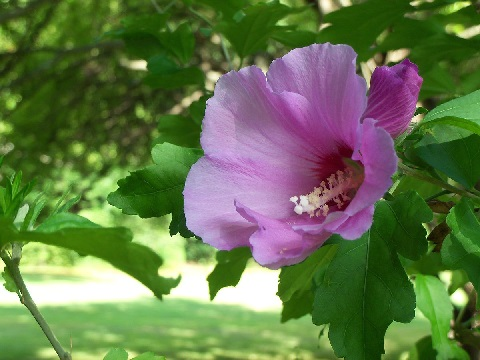
#> input picture Assignment1/Rose.jpg, 480 x 360 px, found by its file name
$ jupyter execute 'color to grayscale.ipynb'
#> lines starting #> are read from the running program, lines starting #| are printed output that depends on the picture
#> further down, img is the input picture: shape (360, 480, 3); mean B, G, R 74, 117.9, 99.5
Basic operations in image processing

Convert color image to greyscale image using list of comprehension method and plot processing time comparison with another methods.

[cell 1]
#method 1: list of comprehension method

import cv2
import matplotlib.pyplot as plt
import time
import numpy as np                                       #Importing the libraries

def loc_gbr2gray(img):
    list=[]
    x,y,z = img.shape
#> x = 360; y = 480; z = 3
    img_temp=np.copy(img)
    img_temp[:,:,0]= 0.21*img[:,:,0]
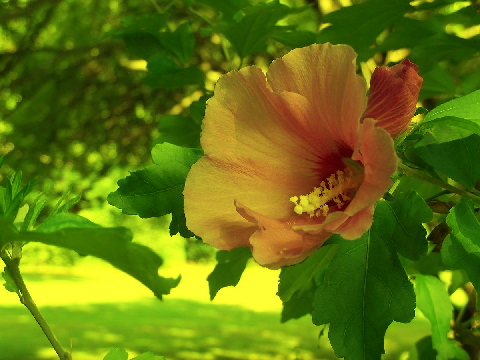
#> img_temp: shape (360, 480, 3); mean B, G, R 15.1, 117.9, 99.5
    img_temp[:,:,1]= 0.71*img[:,:,1]
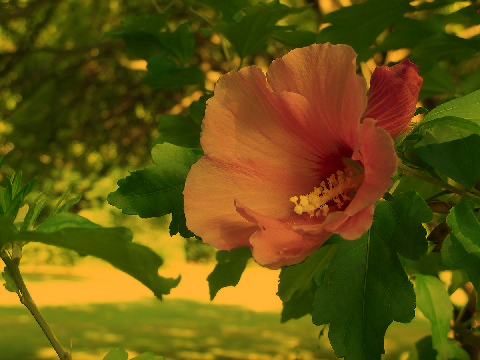
#> img_temp: shape (360, 480, 3); mean B, G, R 15.1, 83.2, 99.5
    img_temp[:,:,2]= 0.07*img[:,:,2]
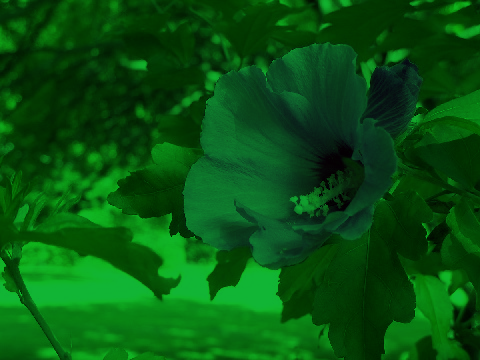
#> img_temp: shape (360, 480, 3); mean B, G, R 15.1, 83.2, 6.5
    list.append([p[0]+p[1]+p[2] for i in range(x) for p in img_temp[i]])
    new= np.asarray(list, dtype=np.uint8)
    new = np.reshape(new, [x,y])
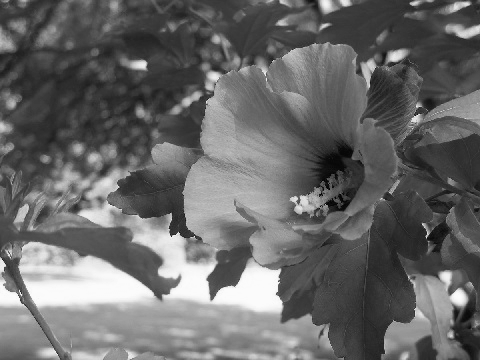
#> new: shape (360, 480); min 2, max 251, mean 104.7
    return new

img= cv2.imread('C:\\Users\mayan\Downloads\Rose.jpg')    #Importing the image
plt.imshow(img)
plt.title('Input BGR color image')
plt.show()
t1=time.time()
new=loc_gbr2gray(img)
t_loc=time.time()
print("time taken for bgr to gray list of comprehension method:", t_loc - t1)
cv2.imwrite('C:\\Users\mayan\Downloads\greyscale_rose.jpg',new)
imggr = cv2.imread('C:\\Users\mayan\Downloads\greyscale_rose.jpg')
#> imggr: shape (360, 480, 3); min 0, max 255, mean 104.7
plt.imshow(imggr)
plt.title('output greyscale image list of comprehension method')
plt.show()


# Method 2: using for loops , formula used for converting : intensity = 0.21*r + 0.71*g + 0.07*b
prop = img.shape
#> prop = (360, 480, 3)
t2=time.time()
for i in range(prop[0]):
    for j in range( prop[1]):
        img[i][j] = 0.07*img[i][j][2] + 0.71*img[i][j][1] + 0.21*img[i][j][0]
t3=time.time()
t_forloop=t3-t2
print("time taken for bgr to grey using for loop :",t_forloop)
cv2.imwrite('C:\\Users\mayan\Downloads\greyscale_rose.jpg',img)
plt.imshow(img)
plt.title('output greyscale image: for loop method')
plt.show()

# Method 3: using library function: cv2.COLOR_BGR2GREY
t4=time.time()
grey_img = cv2.cvtColor(img,cv2.COLOR_BGR2GRAY)
t5=time.time()
t_cv2=t5-t4
print("time taken for bgr to grey using cv2 library function:",t_cv2)
plt.imshow(grey_img)
plt.title('output greyscale image:cv2 method')
plt.show()

#method 3: simple mean method
t6=time.time()
img_sm=np.mean(img,axis=2)
t7=time.time()
t_mean=t7-t6
print("time taken for bgr to greyscale using simple mean method:",t_mean)
plt.imshow(img_sm)
plt.title('output greyscale image: SM method')
plt.show()

#Comparing processing times of different methods for bgr to gray scale conversion
x=['for loop method','list of comprehension','cv2 library method','simple mean method']
process_times=[t_forloop,t_loc,t_cv2,t_mean]
x_pos=[i for i in range(len(x))]
#> x_pos = [0, 1, 2, 3]
plt.bar(x_pos,process_times,color='red')
plt.xlabel('   <------METHOD------>   ')
plt.ylabel('   <-----processing times----->   ')
plt.title('processing times vs methods')
plt.xticks(x_pos,x)
plt.show()
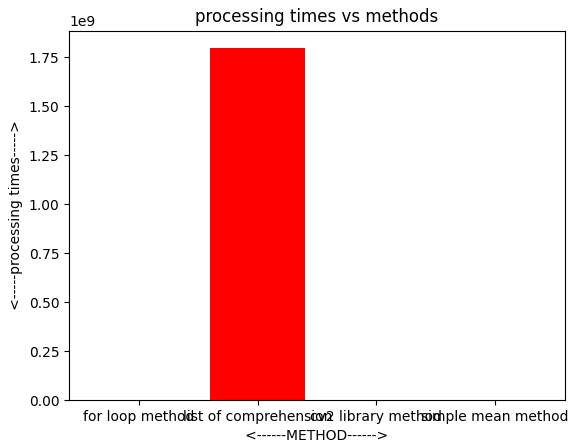
#> figure drawn by matplotlib, 1 panel; tallest bar 1.8e+09 high, from x = 0.6 to 1.4
